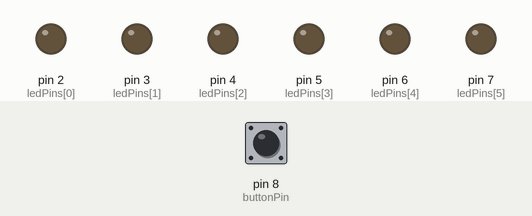
The sketch below on a simulated Arduino Uno, built with avr-gcc and run on an emulated ATmega328P. Parts: output pins drawn as LEDs (lit = HIGH). The test bench sets the inputs (shaded band); at power-on: pin 8 (buttonPin) HIGH.

Above: at 1.2 s.
1.3 s: pin 8 (buttonPin) pulled LOW for 0.15 s
At 1.45 s:
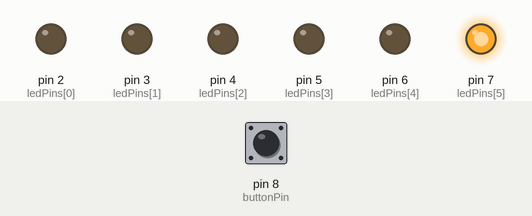
At 1.85 s:
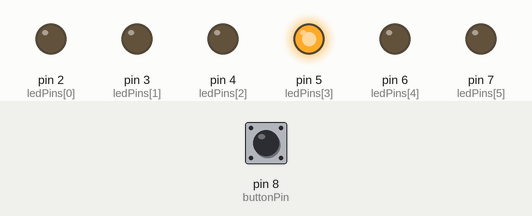
4.3 s: pin 8 (buttonPin) pulled LOW for 3.2 s
At 4.45 s:
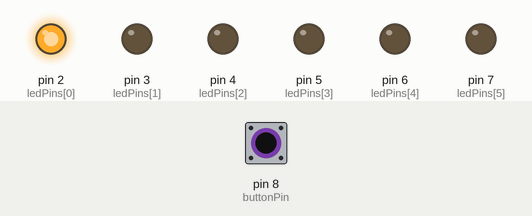
Timing chart, 0 to 9.6 s (numbered marks = the images above; inputs shaded):
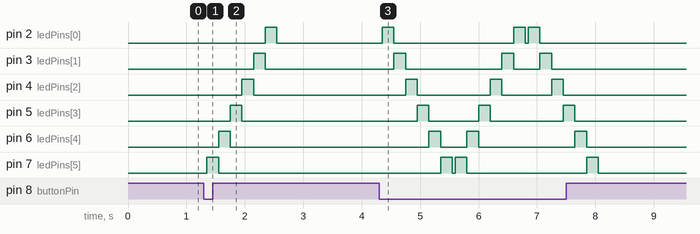

Measured:
- after the input at 1.3 s, pin 2 (ledPins[0]): LOW → HIGH after 1.1 s, → LOW 0.20 s later; pin 3 (ledPins[1]): LOW → HIGH after 0.85 s, → LOW 0.20 s later; pin 4 (ledPins[2]): LOW → HIGH after 0.65 s, → LOW 0.20 s later; pin 5 (ledPins[3]): LOW → HIGH after 0.45 s, → LOW 0.20 s later; pin 6 (ledPins[4]): LOW → HIGH after 0.25 s, → LOW 0.20 s later
- after the input at 4.3 s, pin 2 (ledPins[0]): goes HIGH 0.20 s, LOW 2.1 s, HIGH 0.20 s, LOW 0.05 s, HIGH 0.20 s, then LOW, starting after 0.05 s; pin 3 (ledPins[1]): goes HIGH 0.20 s, LOW 1.7 s, HIGH 0.20 s, LOW 0.45 s, HIGH 0.20 s, then LOW, starting after 0.25 s

The sketch:

C2E8.ino
```cpp
//Cambio de estado secuencia con 6 leds ->
//estado 1: secuencia ascendente.
//estado 2: secuencia descendente.


int ledPins[] = {2, 3, 4, 5, 6, 7};
int numLEDs = sizeof(ledPins) / sizeof(ledPins[0]);
int buttonPin = 8;
int currentState = 1;
int currentLED = 0;

void setup() {
  for (int i = 0; i < numLEDs; i++) {
    pinMode(ledPins[i], OUTPUT);
    digitalWrite(ledPins[i], LOW);
  }
  pinMode(buttonPin, INPUT_PULLUP);
}

void loop() {
  if (digitalRead(buttonPin) == LOW) {
    delay(50);

    currentState = (currentState == 1) ? 2 : 1;
    currentLED = (currentState == 1) ? 0 : numLEDs - 1;

    for (int i = 0; i < numLEDs; i++) {
      digitalWrite(ledPins[i], LOW);
    }

    if (currentState == 1) {
      for (int i = 0; i < numLEDs; i++) {
        digitalWrite(ledPins[i], HIGH);
        delay(200);
        digitalWrite(ledPins[i], LOW);
      }
    } else if (currentState == 2) {
      for (int i = numLEDs - 1; i >= 0; i--) {
        digitalWrite(ledPins[i], HIGH);
        delay(200);
        digitalWrite(ledPins[i], LOW);
      }
    }
  }
}
```
